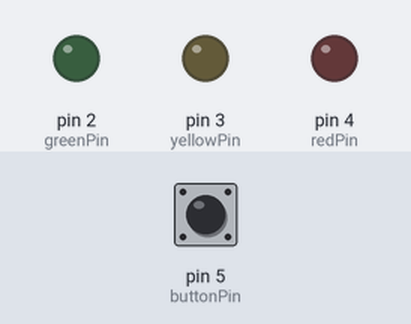
The sketch below on a simulated Arduino Uno, built with avr-gcc and run on an emulated ATmega328P. Parts: output pins drawn as LEDs (lit = HIGH). Dashed ring = blinking. The inputs (shaded band) are chosen by the test bench; at power-on: pin 5 (buttonPin) HIGH.

Above: at 1.2 s.
1.3 s: pin 5 (buttonPin) pulled LOW for 1 s
At 3.1 s:
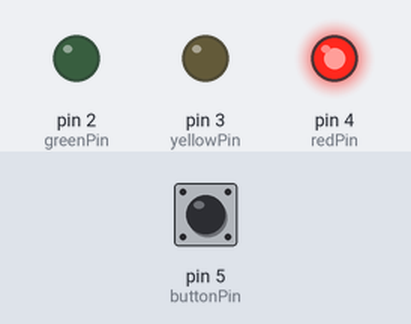
3.8 s: pin 5 (buttonPin) pulled LOW for 0.15 s
At 4.4 s:
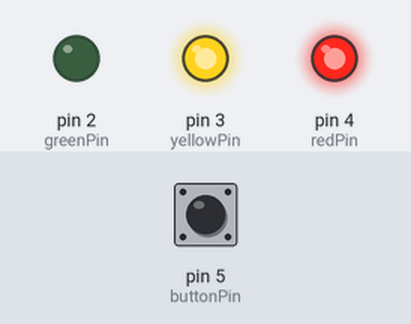
5.4 s: pin 5 (buttonPin) pulled LOW for 3.2 s
At 5.5 s:
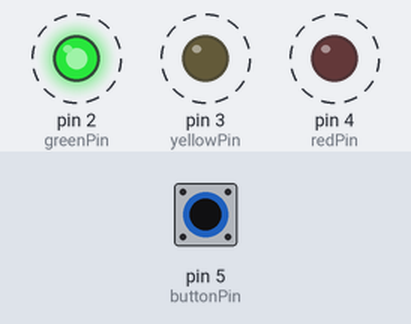
Timing chart, 0 to 9.9 s (numbered marks = the images above; inputs shaded):
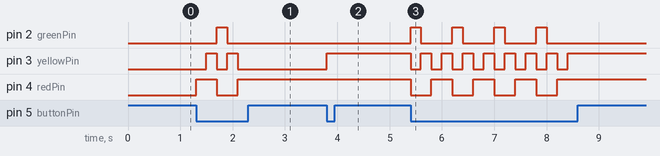

Measured:
- after the input at 1.3 s, pin 2 (greenPin): LOW → HIGH after 0.40 s, → LOW 0.20 s later; pin 3 (yellowPin): alternates HIGH for 0.20 s and LOW for 0.20 s, 4 changes in all, then stays LOW, starting after 0.20 s; pin 4 (redPin): LOW → HIGH at once, → LOW 0.40 s later, → HIGH 0.40 s later
- after the input at 3.8 s, pin 3 (yellowPin): LOW → HIGH at once
- after the input at 5.4 s, pin 2 (greenPin): alternates HIGH for 0.20 s and LOW for 0.60 s, 8 changes in all, then stays LOW, starting at once; pin 3 (yellowPin): alternates HIGH for 0.20 s and LOW for 0.20 s, 16 changes in all, then stays HIGH, starting at once

The sketch:

05-traffic_light.ino
```cpp
int redPin = 4;
int yellowPin = 3;
int greenPin = 2;
int buttonPin = 5;

int state = 0;

void setup()
{
  pinMode(redPin, OUTPUT);
  pinMode(yellowPin, OUTPUT);
  pinMode(greenPin, OUTPUT);
  pinMode(buttonPin, INPUT_PULLUP);
}

void loop()
{
  if (digitalRead(buttonPin) == LOW)
  {
    if (state == 0)
    {
      setLights(HIGH, LOW, LOW);
      state = 1;
      delay(100);
    }
    else if (state == 1)
    {
      setLights(HIGH, HIGH, LOW);
      state = 2;
      delay(100);
    }
    else if (state == 2)
    {
      setLights(LOW, LOW, HIGH);
      state = 3;
      delay(100);
    }
    else if (state == 3)
    {
      setLights(LOW, HIGH, LOW);
      state = 0;
      delay(100);
    }
    delay(100);
  }
}

void setLights(int red, int yellow, int green)
{
  digitalWrite(redPin, red);
  digitalWrite(yellowPin, yellow);
  digitalWrite(greenPin, green);
}
```
